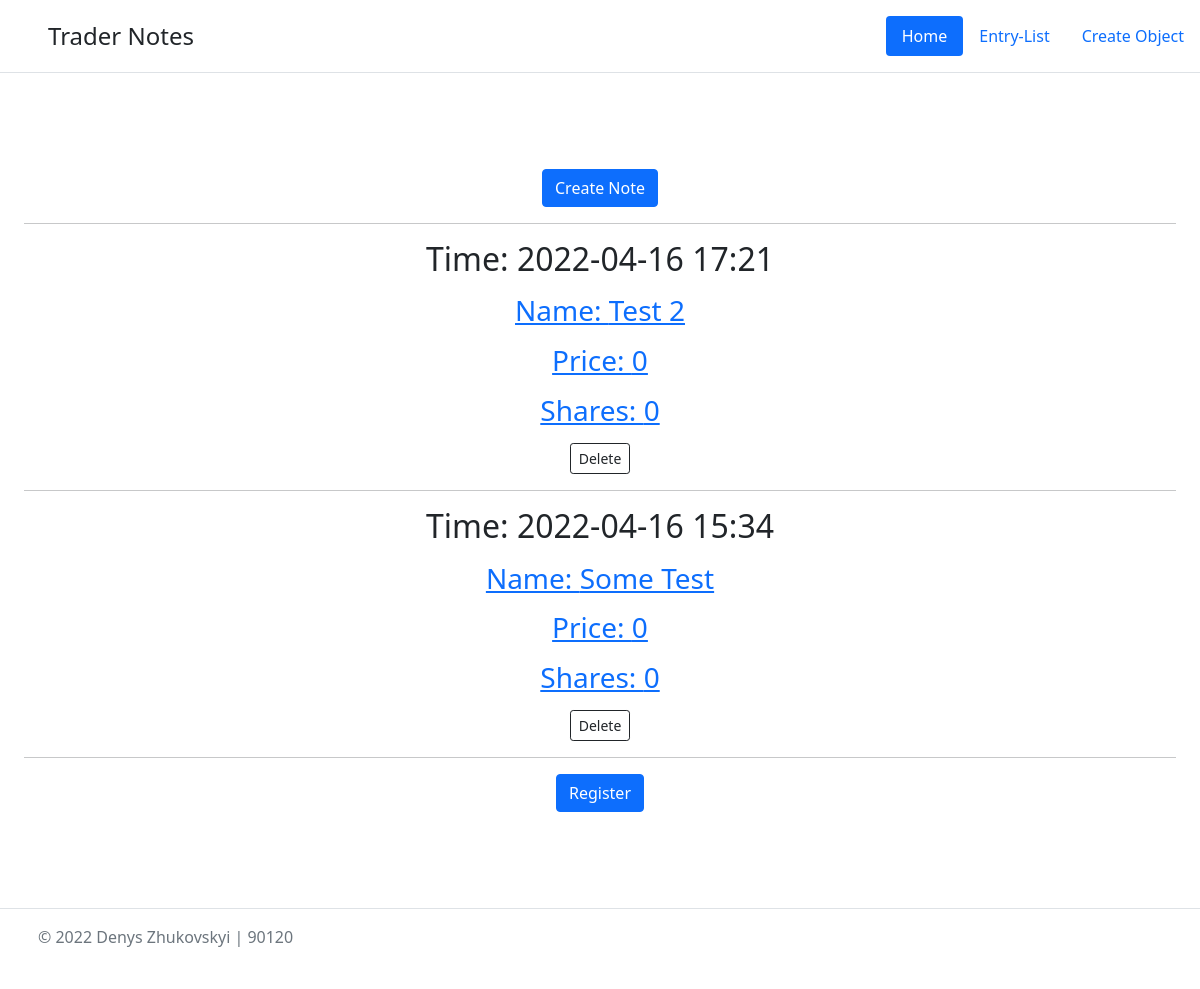
The app's page /entry-list, older data.
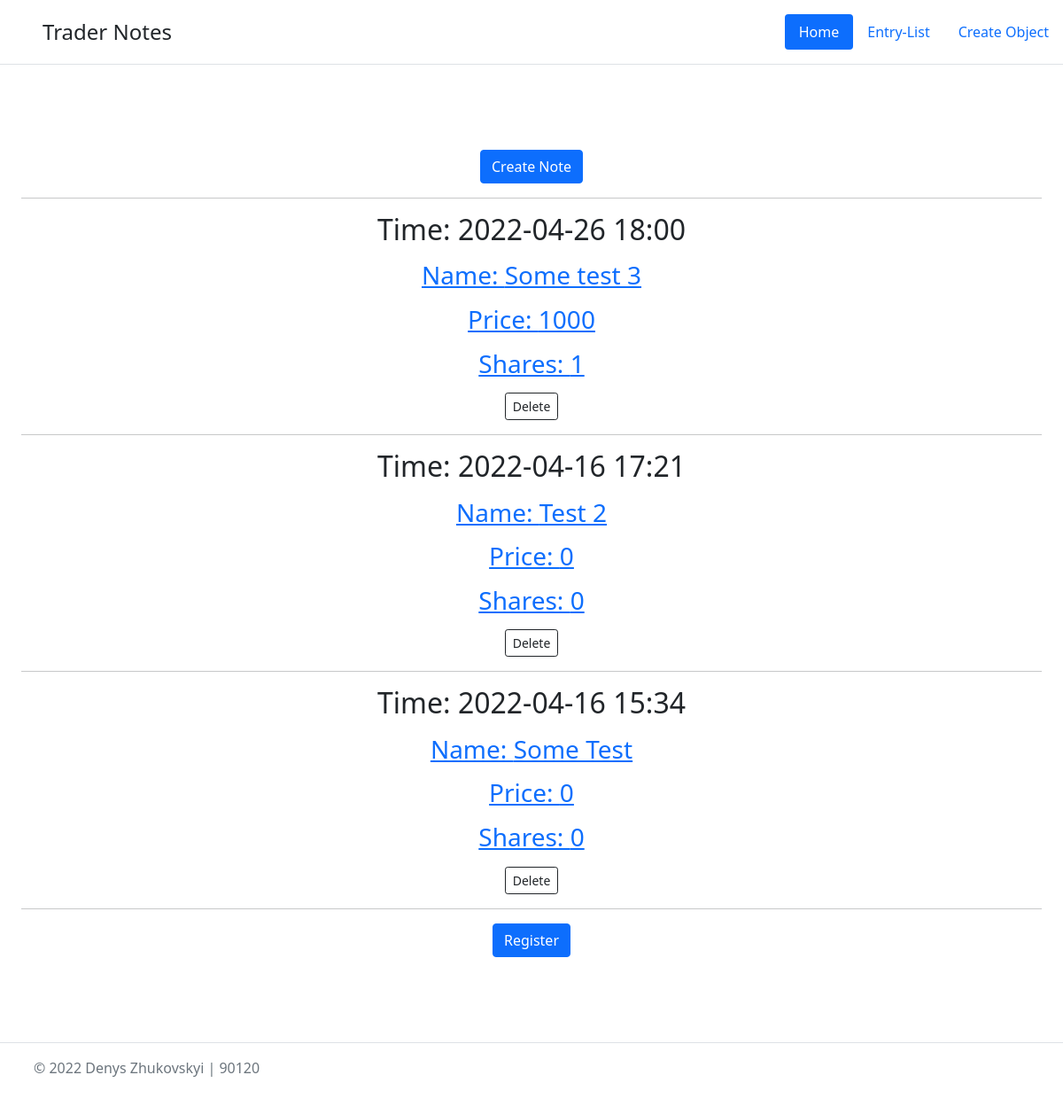
The same page, newer data.
### app_app/models.py (models this page shows, shortened)
class Entry(models.Model):
    user = models.ForeignKey(User, on_delete=models.SET_NULL, null=True, blank=True)
    title = models.CharField(max_length=200)
    price = models.CharField(max_length=200)
    shares = models.CharField(max_length=200)
    content = models.TextField()
    date_created = models.DateTimeField(default=timezone.now)
    class Meta:
        verbose_name_plural = "Entries"

### app_app/views.py (the view)
# urls.py: path("entry-list", views.EntryListView.as_view(), name="entry-list"),
class EntryListView(ListView):
    model = Entry
    queryset = Entry.objects.all().order_by("-date_created")

### app_app/templates/app_app/entry_list.html (shortened to what this page needs)
<!DOCTYPE html>
<html lang="en">
<head>
</head>
<body>
    {% extends 'app_app/header.html' %}
        {% block content %}
        <div class="px-4 py-5 my-5 text-center">
            <a href = "{% url 'entry-create' %}" class="btn btn-primary">Create Note</a>
            <hr>
            {% for entry in entry_list %}
                    <article>
                        <h2 class="{{ entry.date_created|date:'l' }}">
                            <p> Time: {{ entry.date_created|date:'Y-m-d H:i' }}</p>
                        </h2>
                        <h3>
                            <a href="{% url 'entry-detail' entry.id %}">
                                <p>Name: {{ entry.title }}</p>
                            </a>
                        </h3>
                        <h3>
                            <a href="{% url 'entry-detail' entry.id %}">
                                <p>Price: {{ entry.price }}</p>
                            </a>
                        </h3>
                        <h3>
                            <a href="{% url 'entry-detail' entry.id %}">
                                <p>Shares: {{ entry.shares }}</p>
                            </a>
                        </h3>
                        <a href = "{% url 'entry-delete' entry.id %}" class="btn btn-outline-dark btn-sm m1">Delete</a>
                    </article>
                    <hr>
                {% endfor %}
                {% if request.user.is_authenticated %}
                    <p>Hello {{request.user}}</p>
                    <a class="btn btn-primary" href="{% url 'logout' %}">Logout</a>
                {% else %}
                    <a class="btn btn-primary" href="{% url 'test' %}">Register</a>
            {% endif %}
        </div>
        {% endblock content %}

### app_app/templates/app_app/header.html (shortened to what this page needs)
<!DOCTYPE html>
<html lang="en">
<head>
    <link href="https://cdn.jsdelivr.net/npm/bootstrap@5.1.3/dist/css/bootstrap.min.css" rel="stylesheet">
</head>
<body>
    <header class="d-flex flex-wrap justify-content-center py-3 mb-4 border-bottom">
        <a href="{% url 'urls' %}" class="d-flex align-items-center mb-3 mb-md-0 me-md-auto text-dark text-decoration-none">
          <svg class="bi me-2" width="40" height="32"><use xlink:href="#bootstrap"></use></svg>
          <span class="fs-4">Trader Notes</span>
        </a>
        <ul class="nav nav-pills">
          <li class="nav-item"><a href="{% url 'urls' %}" class="nav-link active" aria-current="page">Home</a></li>
          <li class="nav-item"><a href="{% url 'entry-list' %}" class="nav-link">Entry-List</a></li>
          <li class="nav-item"><a href="{% url 'entry-create' %}" class="nav-link">Create Object</a></li>
        </ul>
      </header>
    {% block content %}
    {% endblock content %}
    <footer class="d-flex flex-wrap justify-content-between align-items-center py-3 my-4 border-top">
        <div class="col-md-4 d-flex align-items-center">
          <a href="/" class="mb-3 me-2 mb-md-0 text-muted text-decoration-none lh-1">
            <svg class="bi" width="30" height="24"><use xlink:href="#bootstrap"></use></svg>
          </a>
          <span class="text-muted">© 2022 Denys Zhukovskyi | 90120</span>
        </div>
      </footer>
</body>
</html>

Row changes from the older to the newer data that the page shows:
added Entry: date_created "2022-04-26 18:00", title "Some test 3", price "1000", shares "1"
